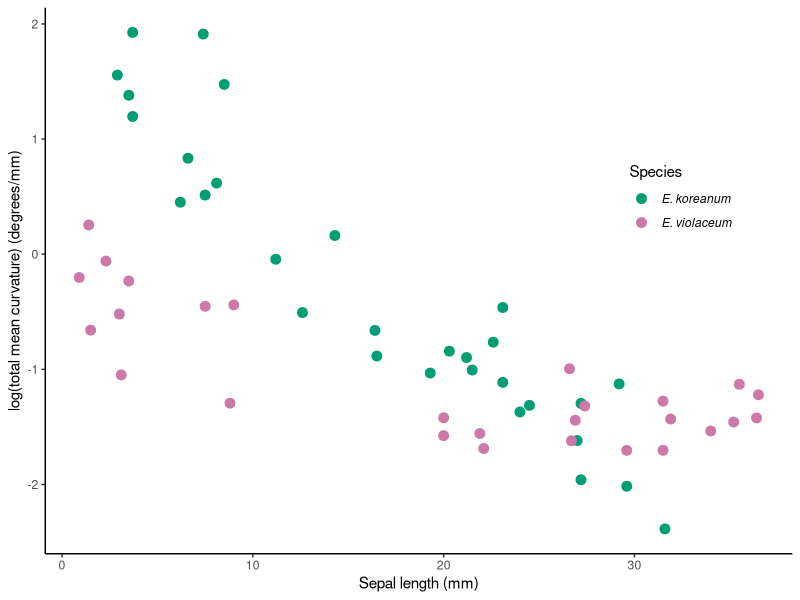

Recreate this plot in R. (Note: this script raises an error after producing the figure.)
library(here)
library(tidyverse)



#import data ####

# size data
size_data<-
  read.csv(
  here("data/epimedium_curv_size_data.csv"), header=TRUE) %>% 
  slice(20:77) %>% 
  rename(name = species_individual_panicle_flower)
  

# curvature data
curv_data <-
  read.csv(
  here("data/epimedium_adj_curvature.csv"), header=TRUE) %>% 
  select(2:5)

# merge curvature data into one tibble
curv_size_data <-
  left_join(curv_data, size_data, by ='name') %>% 
  as_tibble() %>% 
  mutate(species = str_extract(name, "[A-Z]+")) # extacts uppercase letters from strings
  

#isolate numeric identifiers
csids <-
  curv_size_data %>% 
  mutate(identity = str_replace(name,  "[a-z]+", "")) %>% #removes alphabet and leaves identifiers 
  mutate(identity = str_replace(identity, substr(identity, 1, 1), ""))  #remove leading "_" from ID strings

#add identifiers to a list
ID_matrix <- str_split_fixed(csids$identity, "_", n=3) #matrix of IDs in SIPC format

#add identifiers back to tibble 
curv_size_data <-
  csids %>%
  mutate(indiv_ID = ID_matrix[,2]) #add individual identity



# plot sepal size vs curvature
ggplot(
  data=curv_size_data, 
  aes(x=sepal_size_mm, y=log(adjusted_curvature))) +
  geom_point(
    aes(colour=factor(species)), size=3) +
  labs(x = "Sepal length (mm)", 
       y = "log(total mean curvature) (degrees/mm)",
       colour = "species") +
  scale_colour_manual(name= "Species", 
                      breaks = c("K", "V"), 
                      labels = c(expression(italic("E. koreanum")), 
                                 expression(italic("E. violaceum"))),
                      values = c("#009E73", "#CC79A7")) +
  theme_bw() + 
  theme(panel.border = element_blank(), 
        panel.grid.major = element_blank(),
        panel.grid.minor = element_blank(), 
        axis.line = element_line(colour = "black"), 
        legend.position=c(.85, .65))
  


##################################
#Fit model for log(K) ~ sepal size


model3 <- 
  lmerTest::lmer(log(adjusted_curvature) ~ Species_epithet + new_stage + (1|indiv_ID), data = data5)

qqnorm(resid(model1))
qqline(resid(model1))

tukey_results<-
  emmeans(model1, list(pairwise ~ Species_epithet + new_stage), adjust = "tukey")



# plot sepal size vs arclength
ggplot(
  data=curv_size_data, 
  aes(x=sepal_size_mm, y=arclength)) +
geom_point(
  aes(colour=factor(species)), size=3) +
labs(x = "Sepal length (mm)", 
     y = "Total mean curvature (degrees/mm)",
     colour = "species") +
scale_colour_manual(name= "Species", 
                    breaks = c("K", "V"), 
                    labels = c(expression(italic("E. koreanum")), 
                               expression(italic("E. violaceum"))),
                    values = c("#009E73", "#CC79A7")) +
theme_bw() + 
theme(panel.border = element_blank(), 
      panel.grid.major = element_blank(),
      panel.grid.minor = element_blank(), 
      axis.line = element_line(colour = "black"), 
      legend.position=c(.85, .65))
               





# comapre arc lengths at maturity (T stage and beyond)
mature_data <-
  curv_size_data %>% 
  filter(sepal_size_mm >= 23.0) %>% #22.9 mm is the upper CI for "T" stage
  group_by(species)

ggplot(mature_data, aes(species, arclength)) +
  geom_boxplot()

t.test(arclength ~ species, data = mature_data)
